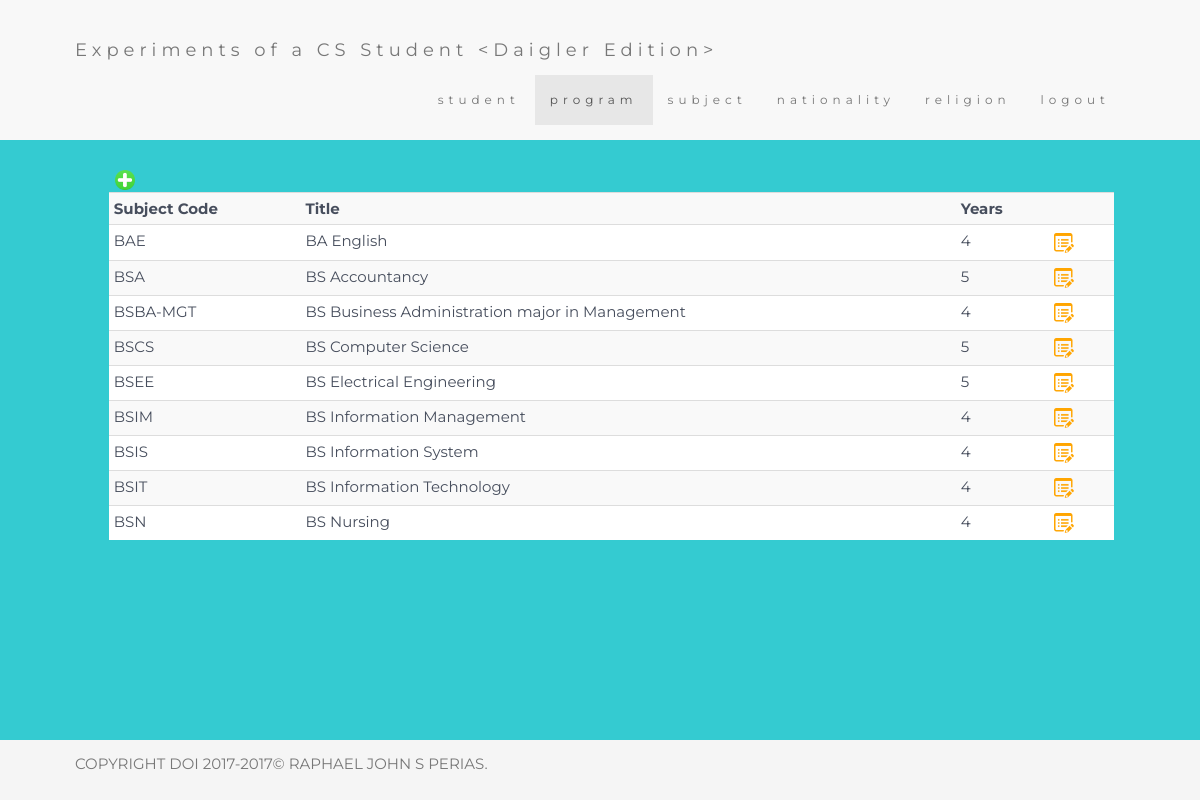
The page /Pages/program.php (signed in) on the database its author committed.
### tables this page shows
CREATE TABLE `program` (
  `code` varchar(60) DEFAULT NULL,
  `title` varchar(120) DEFAULT NULL,
  `id` int(11) NOT NULL,
  `year` tinyint(4) DEFAULT '4'
);

### Pages/connecter.php (the view, shortened to what this page needs)
<?php
$link = mysqli_connect('localhost', 'encoder', 'encoder', 'school');
function editJS($result)
{
    $result = "['" . implode("', '", array_keys($result)) . "']";
    return false;
}
function checkEditPermissions($tableName, $switcher)
{
    $permissions = $_SESSION['permit' . $tableName];
    return (bool)$permissions[$switcher];
}
function addingPermissions($tableName)
{
    if (checkEditPermissions($tableName, 1))
        echo '<button type="button" class="btn-xs btn btn-link col-md-offset-1" data-toggle="modal" data-target="#exampleModal" data-whatever="@mdo"><img src="Images/add.png"></button>';
}
function laziness($table, $tableName)
{
    if (checkEditPermissions($tableName, 0)) {
        global $link;
        $query = 'SELECT ' . $table;
        $result = mysqli_query($link, $query);
        while ($row = mysqli_fetch_array($result, MYSQL_ASSOC)) {
            echo '<tr>';
            foreach (array_keys($row) as $paramName) {
                echo '<td id="' . $paramName . $row['id'] . '"';
                if ($paramName == 'id' || $paramName == 'pword')
                    echo ' class="hide"';
                echo '>' . $row[$paramName] . '</td>';
            }
            if (checkEditPermissions($tableName, 2))
                echo '<td><button class="btn-xs btn btn-link" onclick=edit(' . $row['id'] . ')><img src="Images/edit.png"></button></td>';
            echo '</tr>';
        }
    }
}
function headerMaker($page)
{
    foreach (array('student',
                 'program',
                 'subject',
                 'nationality',
                 'religion',
                 'grade',
                 'account') as $tables) {
        if (checkEditPermissions($tables, 0)) {
            echo '<li';
            if ($tables == $page)
                echo ' class="active"';
            echo '><a href="' . $tables . '">' . $tables . '</a></li>';
        }
    }
    echo '<li><a href="logout.php">logout</a></li>';
}

### Pages/3.3.7/css/rjstrap.css (style rules this page uses)
img { width: 20px; height: 20px; }
body { font: 400 15px "Montserrat", sans-serif; line-height: 1.8; background-color: #34cbd1; }

### rows shown on the page
program: code "BAE", title "BA English", year "4"
program: code "BSA", title "BS Accountancy", year "5"
program: code "BSBA-MGT", title "BS Business Administration major in Management", year "4"
program: code "BSCS", title "BS Computer Science", year "5"
program: code "BSEE", title "BS Electrical Engineering", year "5"
program: code "BSIM", title "BS Information Management", year "4"
program: code "BSIS", title "BS Information System", year "4"
program: code "BSIT", title "BS Information Technology", year "4"
program: code "BSN", title "BS Nursing", year "4"

### other values the page prints
$tables "student"
$tables "program"
$tables "subject"
$tables "nationality"
$tables "religion"
